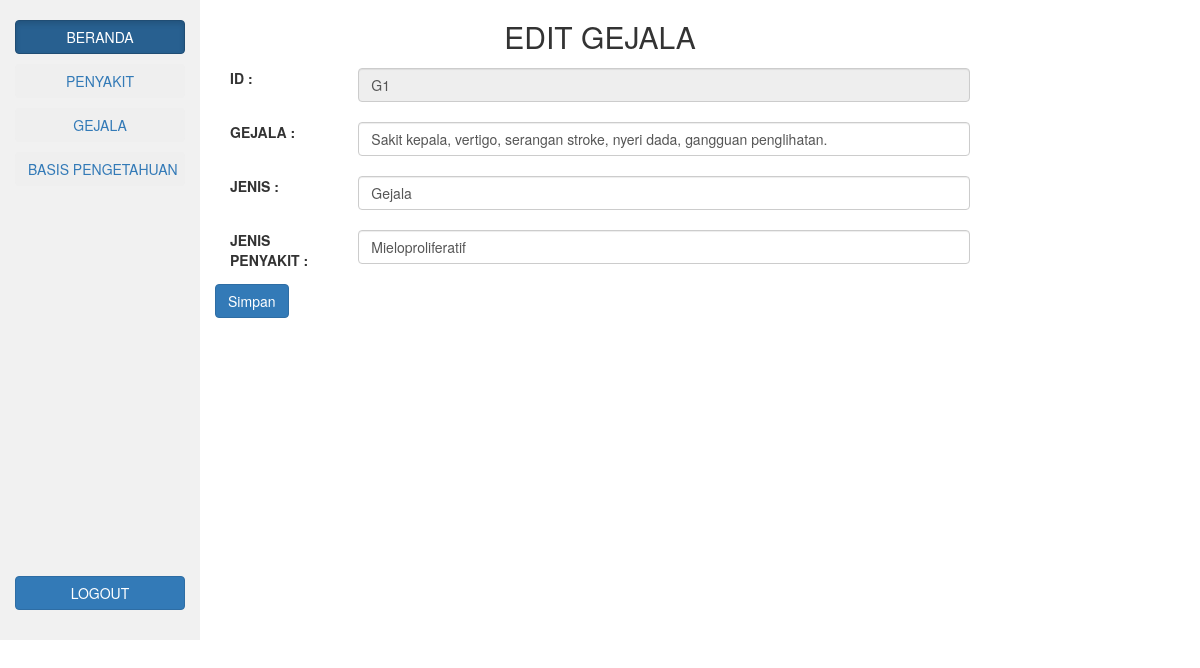
/aeditgejala.php?id=G1, run on an earlier commit of the app's database.
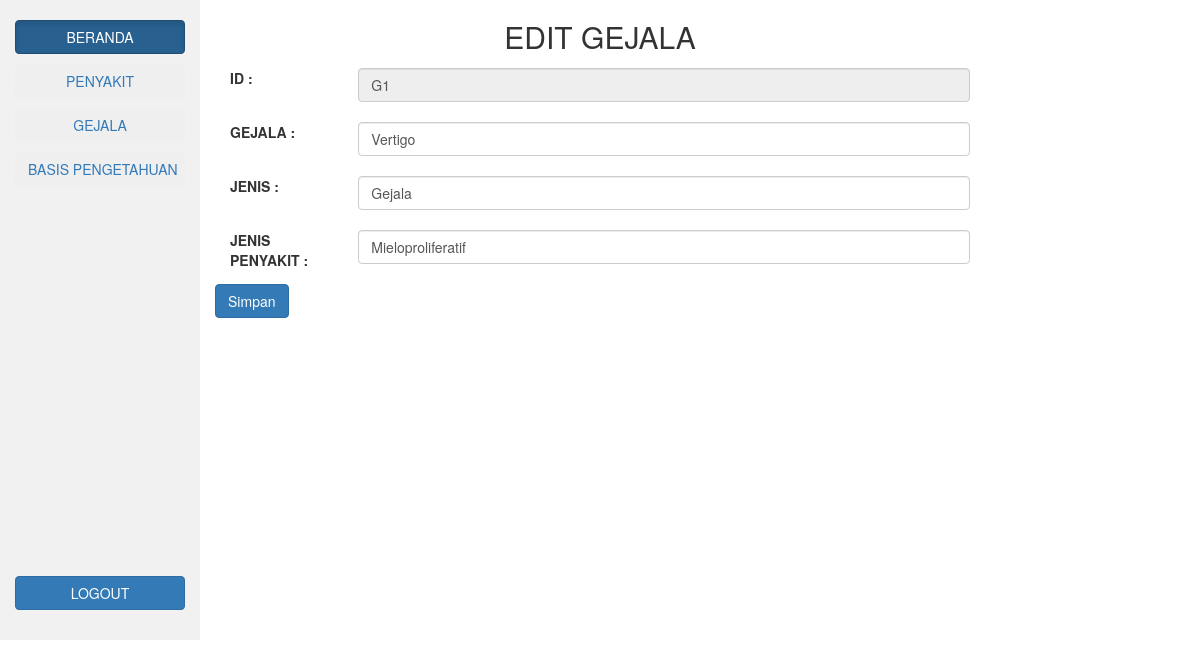
And on a later commit of the database.
### tables this page shows
CREATE TABLE `gejala` (
  `idgejala` varchar(10) NOT NULL,
  `gejala` varchar(1000) NOT NULL,
  `daerah` varchar(10) NOT NULL,
  `jenispenyakit` varchar(20) NOT NULL
);

### aeditgejala.php (the view, shortened to what this page needs)
<?php
include "session.php";
?>
<!DOCTYPE html>
<html lang="en">
<head>
  <link rel="stylesheet" href="https://maxcdn.bootstrapcdn.com/bootstrap/3.3.7/css/bootstrap.min.css">
  <link rel="stylesheet" href="css/style.css">
</head>
<body>
    <div class="col-sm-2 sidenav">
      <p><a href="homeadmin.php"><button type="button" class="btn btn-primary btn-block active">BERANDA</button></a></p>
      <p><a href="penyakit.php"><button type="button" class="btn btn-succes btn-block">PENYAKIT</button></a></p>
      <p><a href="gejala.php"><button type="button" class="btn btn-succes btn-block">GEJALA</button></a></p>
        <p><a href="basispengetahuan.php"><button type="button" class="btn btn-succes btn-block">BASIS PENGETAHUAN</button></a></p>
      <br><br><br><br><br><br><br><br><br><br><br><br><br><br><br><br><br><br><br>
      <p><a href="logout.php"><button type="button" class="btn btn-primary btn-block" id="myBtn">LOGOUT</button></a></p>
      <br> </div>
    <div class="col-sm-8 text-left">
      <h2 class="text-center">EDIT GEJALA</h2>
    <form method="post">
      <div class="form-group">
      			<label class="control-label col-sm-2">ID :</label>
      		<div class="col-sm-10">
                <?php
                       $tampil = "SELECT * FROM gejala where idgejala='".$_GET['id']."'";
                       $sql = mysqli_query ($konek_db,$tampil);
                       while($data = mysqli_fetch_array ($sql))
                    {
                        echo "<input type='text' name='idgejala' class='form-control' id='idgejala'  disabled value='".$data['idgejala']."'><br>";
                    }
                ?>
     		 </div>
        </div>
        <div class="form-group">
      			<label class="control-label col-sm-2">GEJALA :</label>
      		<div class="col-sm-10">
                <?php
                       $tampil = "SELECT * FROM gejala where idgejala='".$_GET['id']."'";
                       $sql = mysqli_query ($konek_db,$tampil);
                       while($data = mysqli_fetch_array ($sql))
                    {
                       echo "<input type='text'  class='form-control' id='gejala' name='gejala' value='".$data['gejala']."'><br>";
                    }
                ?>
     		 </div>
        </div>
          <div class="form-group">
      			<label class="control-label col-sm-2">JENIS :</label>
      		<div class="col-sm-10">
                <?php
                       $tampil = "SELECT * FROM gejala where idgejala='".$_GET['id']."'";
                       $sql = mysqli_query ($konek_db,$tampil);
                       while($data = mysqli_fetch_array ($sql))
                    {
                       echo "<input type='text'  class='form-control' id='daerah' name='daerah' value='".$data['daerah']."'><br>";
                    }
                ?>
     		 </div>
        </div>
            <div class="form-group">
      			<label class="control-label col-sm-2">JENIS PENYAKIT :</label>
      		<div class="col-sm-10">
                <?php
                       $tampil = "SELECT * FROM gejala where idgejala='".$_GET['id']."'";
                       $sql = mysqli_query ($konek_db,$tampil);
                       while($data = mysqli_fetch_array ($sql))
                    {
                       echo "<input type='text'  class='form-control' id='jenispenyakit' name='jenispenyakit' value='".$data['jenispenyakit']."'><br>";
                    }
                ?>
     		 </div>
        </div>
        <button type="submit" name ="submit" class="btn btn-primary">Simpan</button>
        </form>
    </div>
</body>
</html>

### css/style.css (style rules this page uses)
.sidenav { padding-top: 20px; background-color: #f1f1f1; height: 100%; }

What changed in the data, as far as the page shows it:
changed gejala "Gejala": gejala "Sakit kepala, vertigo, serangan stroke, nyeri dada, gangguan penglihatan." → "Vertigo"
